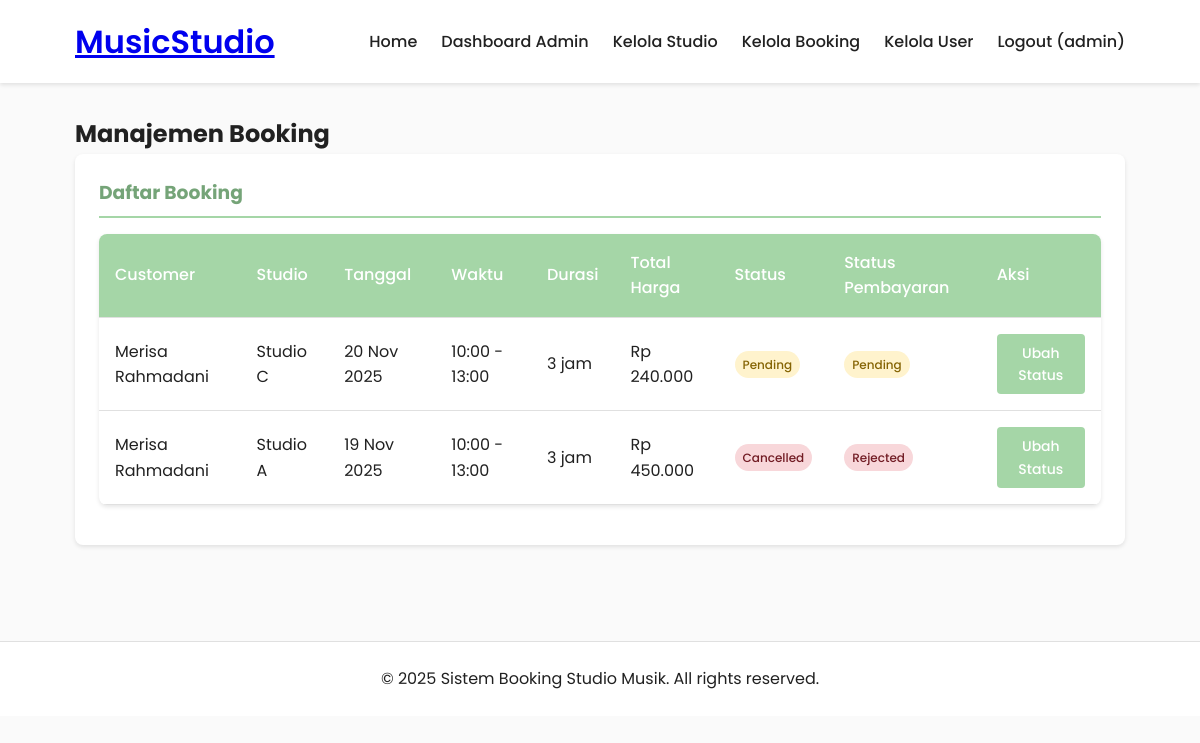
The app's page /admin/bookings.php (signed in) with its own data.
### tables this page shows
CREATE TABLE `bookings` (
  `id` int(11) NOT NULL,
  `user_id` int(11) NOT NULL,
  `studio_id` int(11) NOT NULL,
  `booking_date` date NOT NULL,
  `start_time` time NOT NULL,
  `end_time` time NOT NULL,
  `total_hours` int(11) NOT NULL,
  `total_price` decimal(10,2) NOT NULL,
  `status` enum('pending','confirmed','cancelled','completed') DEFAULT 'pending',
  `payment_proof` varchar(255) DEFAULT NULL,
  `payment_status` enum('pending','verified','rejected') DEFAULT 'pending',
  `created_at` timestamp NOT NULL DEFAULT current_timestamp()
);

CREATE TABLE `users` (
  `id` int(11) NOT NULL,
  `username` varchar(50) NOT NULL,
  `password` varchar(255) NOT NULL,
  `email` varchar(100) NOT NULL,
  `full_name` varchar(100) NOT NULL,
  `role` enum('admin','staff','customer') NOT NULL DEFAULT 'customer',
  `created_at` timestamp NOT NULL DEFAULT current_timestamp()
);

CREATE TABLE `studios` (
  `id` int(11) NOT NULL,
  `name` varchar(100) NOT NULL,
  `description` text DEFAULT NULL,
  `price_per_hour` decimal(10,2) NOT NULL,
  `status` enum('available','maintenance','booked') DEFAULT 'available',
  `image_url` varchar(255) DEFAULT NULL,
  `created_at` timestamp NOT NULL DEFAULT current_timestamp()
);

### admin/bookings.php (the view, shortened to what this page needs)
<?php
require_once '../includes/header.php';
$sql = "SELECT b.*, u.username, u.full_name, s.name as studio_name
        FROM bookings b
        JOIN users u ON b.user_id = u.id
        JOIN studios s ON b.studio_id = s.id
        ORDER BY b.created_at DESC";
$bookings = mysqli_query($conn, $sql);
?>
<div class="admin-content">
    <h2>Manajemen Booking</h2>
    <div class="admin-card">
        <h3>Daftar Booking</h3>
        <table>
            <thead>
                <tr>
                    <th>Customer</th>
                    <th>Studio</th>
                    <th>Tanggal</th>
                    <th>Waktu</th>
                    <th>Durasi</th>
                    <th>Total Harga</th>
                    <th>Status</th>
                    <th>Status Pembayaran</th>
                    <th>Aksi</th>
                </tr>
            </thead>
            <tbody>
                <?php while($booking = mysqli_fetch_assoc($bookings)): ?>
                <tr>
                    <td><?php echo $booking['full_name']; ?></td>
                    <td><?php echo $booking['studio_name']; ?></td>
                    <td><?php echo date('d M Y', strtotime($booking['booking_date'])); ?></td>
                    <td><?php echo date('H:i', strtotime($booking['start_time'])) . ' - ' . date('H:i', strtotime($booking['end_time'])); ?></td>
                    <td><?php echo $booking['total_hours']; ?> jam</td>
                    <td><?php echo formatRupiah($booking['total_price']); ?></td>
                    <td><?php echo getStatusBadge($booking['status']); ?></td>
                    <td><?php echo getStatusBadge($booking['payment_status']); ?></td>
                    <td>
                        <a href="#" class="btn btn-sm btn-primary" onclick="updateStatus(<?php echo $booking['id']; ?>, '<?php echo $booking['status']; ?>')">Ubah Status</a>
                    </td>
                </tr>
                <?php endwhile; ?>
            </tbody>
        </table>
    </div>
</div>
<?php include '../includes/footer.php'; ?>

### includes/functions.php (shortened to what this page needs)
<?php
function formatRupiah($angka) {
    return 'Rp ' . number_format($angka, 0, ',', '.');
}
function getStatusBadge($status) {
    $statusClass = '';
    switch ($status) {
        case 'pending':
            $statusClass = 'status-pending';
            break;
        case 'cancelled':
            $statusClass = 'status-cancelled';
            break;
        case 'rejected':
            $statusClass = 'status-cancelled';
            break;
    }
    return '<span class="status-badge ' . $statusClass . '">' . $status . '</span>';
}

### css/style.css (style rules this page uses)
:root { --primary: #a5d6a7; --primary-dark: #75a478; --secondary: #ffcc80; --accent: #ce93d8; --background: #fafafa; --surface: #ffffff; --error: #f44336; --success: #4caf50; --text-primary: #212121; --text-secondary: #757575; --border: #e0e0e0; --shadow: 0 2px 4px rgba(0, 0, 0, 0.1); }
* { margin: 0; padding: 0; box-sizing: border-box; }
body { font-family: "Poppins", sans-serif; background-color: var(--background); color: var(--text-primary); line-height: 1.6; }
.btn { display: inline-block; padding: 0.75rem 1.5rem; border-radius: 4px; text-decoration: none; font-weight: 500; transition: all 0.3s; border: none; cursor: pointer; font-family: "Poppins", sans-serif; text-align: center; }
.btn-primary { background-color: var(--primary); color: white; }
.btn-sm { padding: 0.5rem 1rem; font-size: 0.875rem; }
.admin-content { padding: 2rem 0; }
.admin-card { background-color: var(--surface); padding: 1.5rem; border-radius: 8px; box-shadow: var(--shadow); margin-bottom: 2rem; }
.admin-card h3 { margin-bottom: 1rem; color: var(--primary-dark); padding-bottom: 0.5rem; border-bottom: 2px solid var(--primary); }
table { width: 100%; border-collapse: collapse; background-color: var(--surface); border-radius: 8px; overflow: hidden; box-shadow: var(--shadow); margin-bottom: 1rem; }
table th, table td { padding: 1rem; text-align: left; border-bottom: 1px solid var(--border); }
table th { background-color: var(--primary); color: white; font-weight: 500; }
.status-badge { padding: 0.25rem 0.5rem; border-radius: 20px; font-size: 0.75rem; font-weight: 500; text-transform: capitalize; display: inline-block; }
.status-pending { background-color: #fff3cd; color: #856404; }
.status-cancelled { background-color: #f8d7da; color: #721c24; }

### records on screen
bookings: user.full_name "Merisa Rahmadani", studio.name "Studio C", booking_date "20 Nov 2025", start_time "10:00", end_time "13:00", total_hours "3", total_price "Rp 240.000", status "Pending Pending"
bookings: user.full_name "Merisa Rahmadani", studio.name "Studio A", booking_date "19 Nov 2025", start_time "10:00", end_time "13:00", total_hours "3", total_price "Rp 450.000", status "Cancelled Rejected"

### other values on screen
$_SESSION['username'] "admin"
